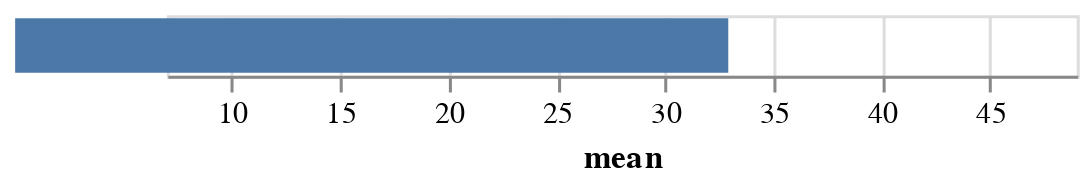

The code cell stored with this chart in its notebook:
### Code cell
(render-mime "application/vnd.vegalite.v3+json" 
             {
                  :$schema "https://vega.github.io/schema/vega-lite/v4.json",
                  :data {:values [{:mean mean-psych-safety :good 40}]}
                  :mark {:type "bar"}
                  :encoding {
                    :x {:field :mean :type "quantitative" :scale {:domain [7 49]}}

                  }
                })

### Figure 1 — Vega-Lite specification as saved in the notebook (floating-point values rounded to 4 significant figures)
{"$schema": "https://vega.github.io/schema/vega-lite/v4.json", "data": {"values": [{"good": 40, "mean": 32.92}]}, "encoding": {"x": {"field": "mean", "scale": {"domain": [7, 49]}, "type": "quantitative"}}, "mark": {"type": "bar"}}
